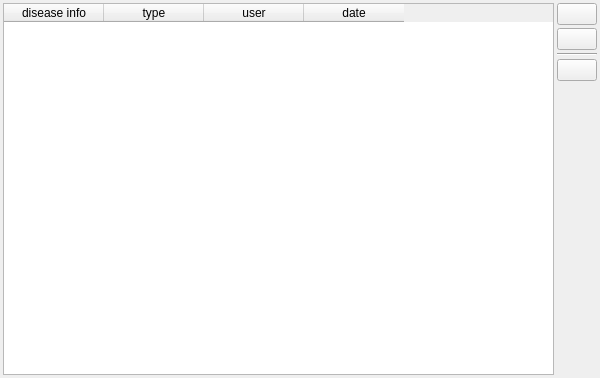
<?xml version="1.0" encoding="UTF-8"?>
<ui version="4.0">
 <class>SampleDiseaseInfoWidget</class>
 <widget class="QWidget" name="SampleDiseaseInfoWidget">
  <property name="geometry">
   <rect>
    <x>0</x>
    <y>0</y>
    <width>600</width>
    <height>378</height>
   </rect>
  </property>
  <property name="minimumSize">
   <size>
    <width>600</width>
    <height>0</height>
   </size>
  </property>
  <property name="windowTitle">
   <string>Form</string>
  </property>
  <layout class="QHBoxLayout" name="horizontalLayout">
   <property name="spacing">
    <number>3</number>
   </property>
   <property name="leftMargin">
    <number>3</number>
   </property>
   <property name="topMargin">
    <number>3</number>
   </property>
   <property name="rightMargin">
    <number>3</number>
   </property>
   <property name="bottomMargin">
    <number>3</number>
   </property>
   <item>
    <widget class="QTableWidget" name="disease_info">
     <property name="editTriggers">
      <set>QAbstractItemView::NoEditTriggers</set>
     </property>
     <property name="selectionMode">
      <enum>QAbstractItemView::SingleSelection</enum>
     </property>
     <property name="selectionBehavior">
      <enum>QAbstractItemView::SelectRows</enum>
     </property>
     <attribute name="verticalHeaderVisible">
      <bool>false</bool>
     </attribute>
     <column>
      <property name="text">
       <string>disease info</string>
      </property>
     </column>
     <column>
      <property name="text">
       <string>type</string>
      </property>
     </column>
     <column>
      <property name="text">
       <string>user</string>
      </property>
     </column>
     <column>
      <property name="text">
       <string>date</string>
      </property>
     </column>
    </widget>
   </item>
   <item>
    <layout class="QVBoxLayout" name="verticalLayout">
     <property name="spacing">
      <number>3</number>
     </property>
     <item>
      <widget class="QPushButton" name="add_btn">
       <property name="toolTip">
        <string>Add disease information entry.</string>
       </property>
       <property name="text">
        <string/>
       </property>
       <property name="icon">
        <iconset resource="GSvar.qrc">
         <normaloff>:/Icons/Add.png</normaloff>:/Icons/Add.png</iconset>
       </property>
      </widget>
     </item>
     <item>
      <widget class="QPushButton" name="remove_btn">
       <property name="toolTip">
        <string>&lt;html&gt;&lt;head/&gt;&lt;body&gt;&lt;p&gt;Remove currently selected entry.&lt;/p&gt;&lt;/body&gt;&lt;/html&gt;</string>
       </property>
       <property name="text">
        <string/>
       </property>
       <property name="icon">
        <iconset resource="GSvar.qrc">
         <normaloff>:/Icons/Remove.png</normaloff>:/Icons/Remove.png</iconset>
       </property>
      </widget>
     </item>
     <item>
      <widget class="Line" name="line_2">
       <property name="orientation">
        <enum>Qt::Horizontal</enum>
       </property>
      </widget>
     </item>
     <item>
      <widget class="QPushButton" name="genlab_btn">
       <property name="toolTip">
        <string>Import disease details from GenLab.</string>
       </property>
       <property name="text">
        <string/>
       </property>
       <property name="icon">
        <iconset resource="GSvar.qrc">
         <normaloff>:/Icons/GenLab.png</normaloff>:/Icons/GenLab.png</iconset>
       </property>
      </widget>
     </item>
     <item>
      <spacer name="verticalSpacer">
       <property name="orientation">
        <enum>Qt::Vertical</enum>
       </property>
       <property name="sizeHint" stdset="0">
        <size>
         <width>20</width>
         <height>40</height>
        </size>
       </property>
      </spacer>
     </item>
    </layout>
   </item>
  </layout>
 </widget>
 <resources>
  <include location="GSvar.qrc"/>
 </resources>
 <connections/>
</ui>
